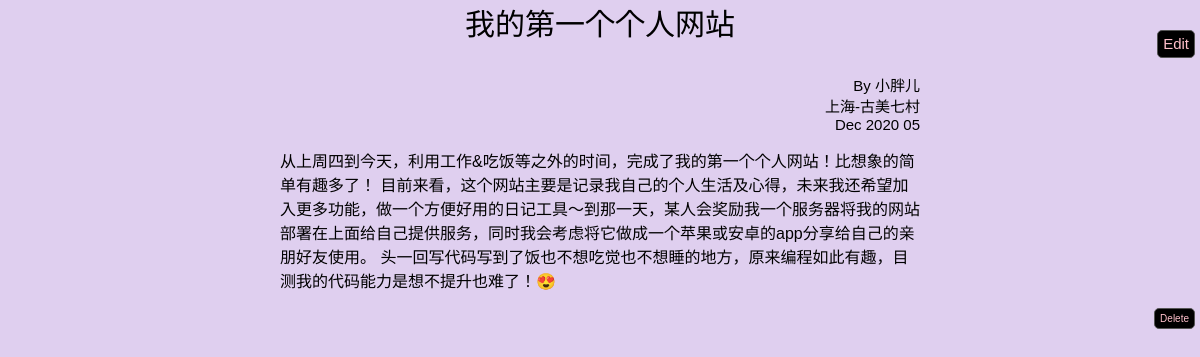
Before: /diaries/1 with the older database file.
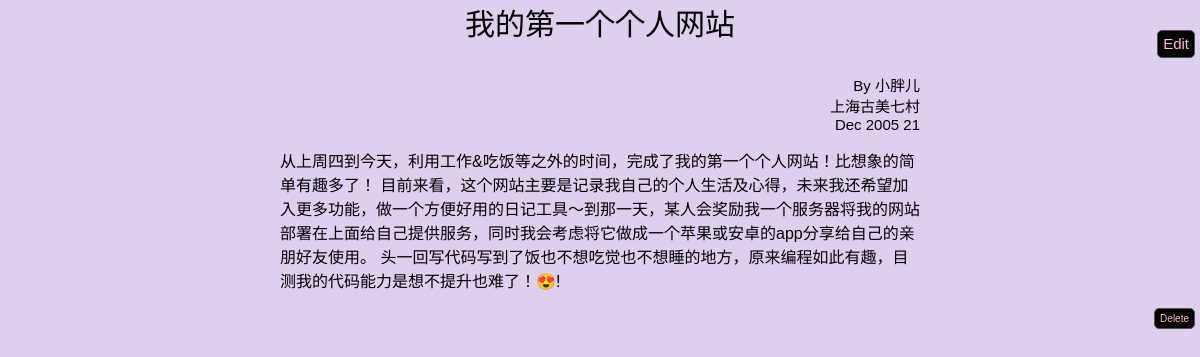
After: the same page with the newer database file.
### app.py (models this page shows)
class Diary(db.Model):
    id = db.Column(db.Integer, primary_key = True)
    create_time = db.Column(db.DateTime)
    location = db.Column(db.String(60))
    title = db.Column(db.String(60))
    content = db.Column(db.Text)

### app.py (the view)
@app.route('/diaries/<diary_id>')
def show_diary(diary_id):
    cur_diary = Diary.query.get(diary_id)
    id, title, time, content, location = cur_diary.id, cur_diary.title, cur_diary.create_time, cur_diary.content, cur_diary.location
    time = time.strftime('%b %Y %d , %H:%M')
    return render_template('diary.html', diary_id = id, time = time, title = title, content = content, username = '小胖儿', location = location)

### templates/diary.html
<head>
    <link rel="stylesheet" href="{{ url_for('static', filename='style.css') }}" type="text/css">
</head>
<p class="center-large">
     {{ title }}
</p>
<p class="right-small">
    By {{ username }}<br>
    {{ location }}<br>
    {{time[:12]}}
</p>
<body>
{{ content }}
</body>
<span>
    <form method="post" action="{{ url_for('edit_diary', diary_id = diary_id) }}">
        <input class="right-upper-button" type="submit" name="edit" value="Edit">
    </form>
</span>
<span>
    <form method="post" action="{{ url_for('delete_diary', diary_id = diary_id) }}">
        <input class="right-lower-button"  type="submit" name="delete" value="Delete" onclick="return confirm('Are you sure?')">
    </form>
</span>

### static/style.css (style rules this page uses)
body { background-color: #DFCFEF; margin: auto; max-width: 640px; max-height: 1000px; font-size: 16px; font-family: Helvetica, Arial, sans-serif; }
input { background-color:transparent; color:#888; outline-style: none; border: 0px; padding: 2px 1px; line-height: 1.3; }
.center-large { display: block; text-align: center; font-size: 30px; font-family: Helvetica, Arial, sans-serif; }
.right-small { text-align: right; font-size: 15px; }
.right-upper-button { position: fixed; top: 30px; right: 5px; font-size: 15px; padding: 3px 5px; text-decoration: none; cursor: pointer; background-color: black; color: pink; border: 1px solid #555555; border-radius: 5px; }
.right-lower-button { position: fixed; down: 30px; right: 5px; font-size: 10px; padding: 3px 5px; text-decoration: none; cursor: pointer; background-color: black; color: pink; border: 1px solid #555555; border-radius: 5px; }

Changed rows visible on the page:
changed Diary "我的第一个个人网站": location "上海-古美七村" → "上海古美七村"; content "从上周四到今天，利用工作&吃饭等之外的时间，完成了我的第一个个人网站！比想象的简单有趣多了！ 目前来看，这个网站主要是记录我自己的个人生活及心得，未来我还希望加入更多功能，做一个方便好用的日记工具～到那一天，某人会奖励我一个服务器将我的网站部署在上面给自己提供服务，同时我会考虑将它做成一个苹果或安卓的app分享给自己的亲朋好友使用。 头一回写代码写到了饭也不想吃觉也不想睡的地方，原来编程如此有趣，目测我的代码能力是想不提升也难了！😍" → "从上周四到今天，利用工作&吃饭等之外的时间，完成了我的第一个个人网站！比想象的简单有趣多了！ 目前来看，这个网站主要是记录我自己的个人生活及心得，未来我还希望加入更多功能，做一个方便好用的日记工具～到那一天，某人会奖励我一个服务器将我的网站部署在上面给自己提供服务，同时我会考虑将它做成一个苹果或安卓的app分享给自己的亲朋好友使用。 头一回写代码写到了饭也不想吃觉也不想睡的地方，原来编程如此有趣，目测我的代码能力是想不提升也难了！😍!"
Other visible differences:
{{ time[:12] }}: "Dec 2020 05" → "Dec 2005 21"
